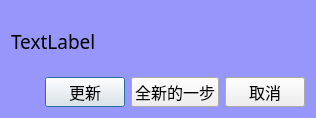
<?xml version="1.0" encoding="UTF-8"?>
<ui version="4.0">
 <class>clsWarningBox</class>
 <widget class="QDialog" name="clsWarningBox">
  <property name="geometry">
   <rect>
    <x>0</x>
    <y>0</y>
    <width>316</width>
    <height>116</height>
   </rect>
  </property>
  <property name="windowTitle">
   <string>Dialog</string>
  </property>
  <property name="windowIcon">
   <iconset resource="../images/res.qrc">
    <normaloff>:/lightWave.png</normaloff>:/lightWave.png</iconset>
  </property>
  <property name="styleSheet">
   <string notr="true">QDialog
{
	background-color:rgb(150,150,251);
}</string>
  </property>
  <layout class="QVBoxLayout" name="verticalLayout">
   <item>
    <widget class="QLabel" name="lblMessage">
     <property name="minimumSize">
      <size>
       <width>0</width>
       <height>60</height>
      </size>
     </property>
     <property name="font">
      <font>
       <family>楷体</family>
       <pointsize>14</pointsize>
      </font>
     </property>
     <property name="text">
      <string>TextLabel</string>
     </property>
    </widget>
   </item>
   <item>
    <layout class="QHBoxLayout" name="horizontalLayout">
     <item>
      <spacer name="horizontalSpacer">
       <property name="font">
        <font>
         <family>楷体</family>
         <pointsize>12</pointsize>
        </font>
       </property>
       <property name="orientation">
        <enum>Qt::Horizontal</enum>
       </property>
       <property name="sizeHint" stdset="0">
        <size>
         <width>40</width>
         <height>20</height>
        </size>
       </property>
      </spacer>
     </item>
     <item>
      <widget class="QPushButton" name="btnUpdate">
       <property name="minimumSize">
        <size>
         <width>0</width>
         <height>30</height>
        </size>
       </property>
       <property name="font">
        <font>
         <family>楷体</family>
         <pointsize>12</pointsize>
        </font>
       </property>
       <property name="text">
        <string>更新</string>
       </property>
      </widget>
     </item>
     <item>
      <widget class="QPushButton" name="btnNewStep">
       <property name="minimumSize">
        <size>
         <width>0</width>
         <height>30</height>
        </size>
       </property>
       <property name="font">
        <font>
         <family>楷体</family>
         <pointsize>12</pointsize>
        </font>
       </property>
       <property name="text">
        <string>全新的一步</string>
       </property>
      </widget>
     </item>
     <item>
      <widget class="QPushButton" name="btnCancel">
       <property name="minimumSize">
        <size>
         <width>0</width>
         <height>30</height>
        </size>
       </property>
       <property name="font">
        <font>
         <family>楷体</family>
         <pointsize>12</pointsize>
        </font>
       </property>
       <property name="text">
        <string>取消</string>
       </property>
      </widget>
     </item>
    </layout>
   </item>
  </layout>
 </widget>
 <resources>
  <include location="../images/res.qrc"/>
  <include location="../images/res.qrc"/>
  <include location="../images/res.qrc"/>
 </resources>
 <connections/>
</ui>
